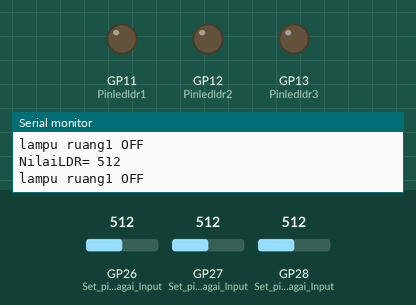
Recording of a sketch running on a simulated Raspberry Pi Pico. On the bench: output pins drawn as LEDs (lit = HIGH), the last lines printed to the serial monitor. Inputs (shaded band) come from the test bench; at power-on: GP26 (Set_pin_A0_sebagai_Input) = 512, GP27 (Set_pin_A1_sebagai_Input) = 512, GP28 (Set_pin_A2_sebagai_Input) = 512.

Above: at 1.2 s.
1.3 s: GP26 (Set_pin_A0_sebagai_Input) set to 53
4.2 s: GP26 (Set_pin_A0_sebagai_Input) set to 44
At 6.9 s:
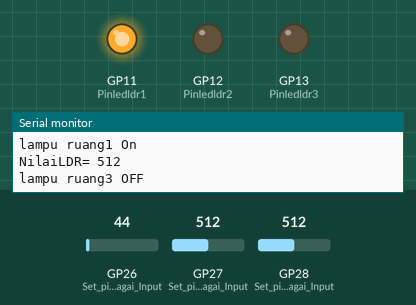
7.5 s: GP27 (Set_pin_A1_sebagai_Input) set to 55
12.2 s: GP27 (Set_pin_A1_sebagai_Input) set to 47
At 14.4 s:
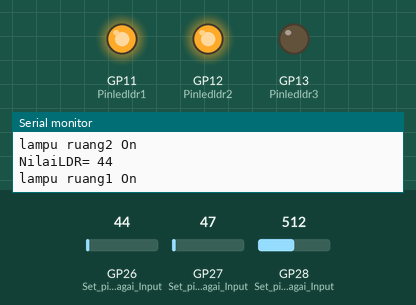
15.5 s: GP28 (Set_pin_A2_sebagai_Input) set to 53
19.2 s: GP28 (Set_pin_A2_sebagai_Input) set to 45
At 22.2 s:
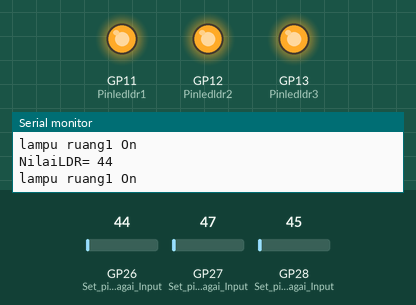
Timing chart, 0 to 23.5 s (numbered marks = the images above; inputs shaded):
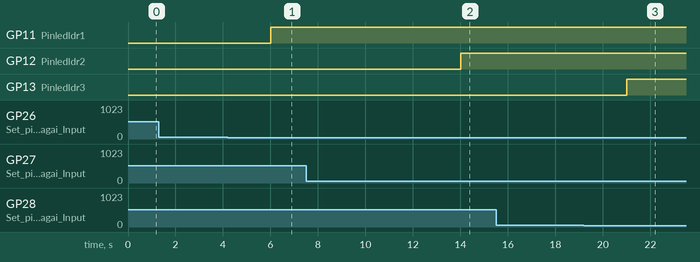

The sketch:

ldr_to_serial.ino
```cpp
//--------------- variabel  ldr-------------------
const int pinldr1 = A0; // pin sensor ldr (peka cahaya) ruang 1
const int pinldr2 = A1; // pin sensor ldr (peka cahaya) ruang 2
const int pinldr3 = A2; // pin sensor ldr (peka cahaya) ruang 3
const int Pinledldr1 = 11; // pin indicator lampu
const int Pinledldr2 = 12; // pin indicator lampu
const int Pinledldr3= 13; // pin indicator lampu

int nilaiLDR1 = 0;
int nilaiLDR2 = 0;
int nilaiLDR3 = 0;

void setup() {
                Serial.begin(9600);
                //SET PIN SEBAGAI OUTPUT/INPUT
                    //------------------------------------
                    //------------------PIR
                    pinMode(Pinledldr1,OUTPUT); // Set pin 8 sebagai Output
                    pinMode(Pinledldr2,OUTPUT); // Set pin 8 sebagai Output
                    pinMode(Pinledldr3,OUTPUT); // Set pin 8 sebagai Output
                    pinMode(A0,INPUT); // Set pin A0 sebagai Input ldr (peka cahaya)
                    pinMode(A1,INPUT); // Set pin A1 sebagai Input ldr (peka cahaya)
                    pinMode(A2,INPUT); // Set pin A2 sebagai Input ldr (peka cahaya)
                    //------------------------------------
                    //------ [ledpir]set pin output
                    for (int thisPin = 11; thisPin < 13; thisPin++) {pinMode(thisPin, OUTPUT);}


               }
void loop()
{
  loop1();
  loop2();
  loop3();
 }
void loop1()
{


//------------------------------------------------------------------------
                {
                   nilaiLDR1 = analogRead(A0);
                   delay(1000);
                   Serial.print("NilaiLDR= ");         // menampilkan teks nilaiLDR=
                   Serial.println(nilaiLDR1);  // menampilkan nilai dari nilaiLDR
                     if (nilaiLDR1 < 50)
                          {
                          digitalWrite(Pinledldr1, HIGH);
                          Serial.println("lampu ruang1 On");
                          }
                      else if (nilaiLDR1 > 51 )
                          {
                            digitalWrite(Pinledldr1, LOW);
                            Serial.println("lampu ruang1 OFF");
                          }
                              else
                                 Serial.println("lampu ruang1 off");

                  }
//------------------------------------------------------------------------
}
void loop2()
{


//------------------------------------------------------------------------
                {
                   nilaiLDR2 = analogRead(A1);
                   delay(1000);
                   Serial.print("NilaiLDR= ");         // menampilkan teks nilaiLDR=
                   Serial.println(nilaiLDR2);  // menampilkan nilai dari nilaiLDR
                     if (nilaiLDR2 < 50)
                          {
                          digitalWrite(Pinledldr2, HIGH);
                          Serial.println("lampu ruang2 On");
                          }
                      else if (nilaiLDR2 > 51 )
                          {
                            digitalWrite(Pinledldr2, LOW);
                            Serial.println("lampu ruang2 OFF");
                          }
                              else
                                 Serial.println("lampu ruang2 off");

                  }
//------------------------------------------------------------------------
}
void loop3()
{


//------------------------------------------------------------------------
                {
                   nilaiLDR3 = analogRead(A2);
                   delay(1000);
                   Serial.print("NilaiLDR= ");         // menampilkan teks nilaiLDR=
                   Serial.println(nilaiLDR3);  // menampilkan nilai dari nilaiLDR
                     if (nilaiLDR3 < 50)
                          {
                          digitalWrite(Pinledldr3, HIGH);
                          Serial.println("lampu ruang1 On");
                          }
                      else if (nilaiLDR3 > 51 )
                          {
                            digitalWrite(Pinledldr3, LOW);
                            Serial.println("lampu ruang3 OFF");
                          }
                              else
                                 Serial.println("lampu ruang3 off");

                  }
//------------------------------------------------------------------------
}
```

Measured:
- the behaviour switches between 50 and 49 on GP26 (Set_pin_A0_sebagai_Input) (found by bisection; images 0 and 1)
- the behaviour switches between 50 and 49 on GP27 (Set_pin_A1_sebagai_Input) (found by bisection; images 1 and 2)
- the behaviour switches between 50 and 49 on GP28 (Set_pin_A2_sebagai_Input) (found by bisection; images 2 and 3)
- after the input at 4.2 s, GP11 (Pinledldr1): LOW → HIGH after 1.8 s
- after the input at 12.2 s, GP12 (Pinledldr2): LOW → HIGH after 1.8 s
- after the input at 19.2 s, GP13 (Pinledldr3): LOW → HIGH after 1.8 s
